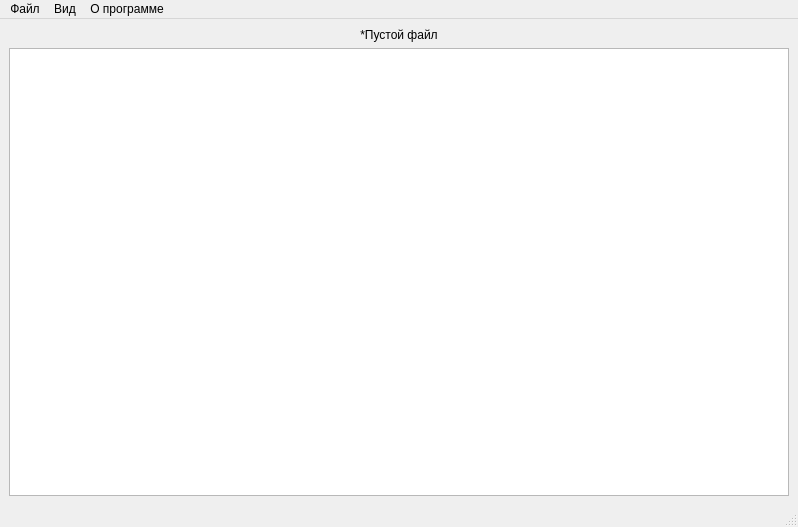
<?xml version="1.0" encoding="UTF-8"?>
<ui version="4.0">
 <class>MainWindow</class>
 <widget class="QMainWindow" name="MainWindow">
  <property name="geometry">
   <rect>
    <x>0</x>
    <y>0</y>
    <width>798</width>
    <height>527</height>
   </rect>
  </property>
  <property name="windowTitle">
   <string>NRanger</string>
  </property>
  <widget class="QWidget" name="centralwidget">
   <layout class="QVBoxLayout" name="verticalLayout">
    <item>
     <widget class="QLabel" name="label">
      <property name="text">
       <string>*Пустой файл</string>
      </property>
      <property name="alignment">
       <set>Qt::AlignCenter</set>
      </property>
     </widget>
    </item>
    <item>
     <widget class="QGraphicsView" name="graphicsView"/>
    </item>
   </layout>
  </widget>
  <widget class="QMenuBar" name="menubar">
   <property name="geometry">
    <rect>
     <x>0</x>
     <y>0</y>
     <width>798</width>
     <height>22</height>
    </rect>
   </property>
   <widget class="QMenu" name="menu">
    <property name="title">
     <string>Файл</string>
    </property>
    <addaction name="action"/>
   </widget>
   <widget class="QMenu" name="menu_2">
    <property name="title">
     <string>Вид</string>
    </property>
    <addaction name="action_2"/>
   </widget>
   <widget class="QMenu" name="menu_3">
    <property name="title">
     <string>О программе</string>
    </property>
   </widget>
   <addaction name="menu"/>
   <addaction name="menu_2"/>
   <addaction name="menu_3"/>
  </widget>
  <widget class="QStatusBar" name="statusbar"/>
  <action name="action">
   <property name="text">
    <string>Загрузить новые данные</string>
   </property>
  </action>
  <action name="action_2">
   <property name="text">
    <string>Параметры отрисовки</string>
   </property>
  </action>
 </widget>
 <resources/>
 <connections/>
</ui>
